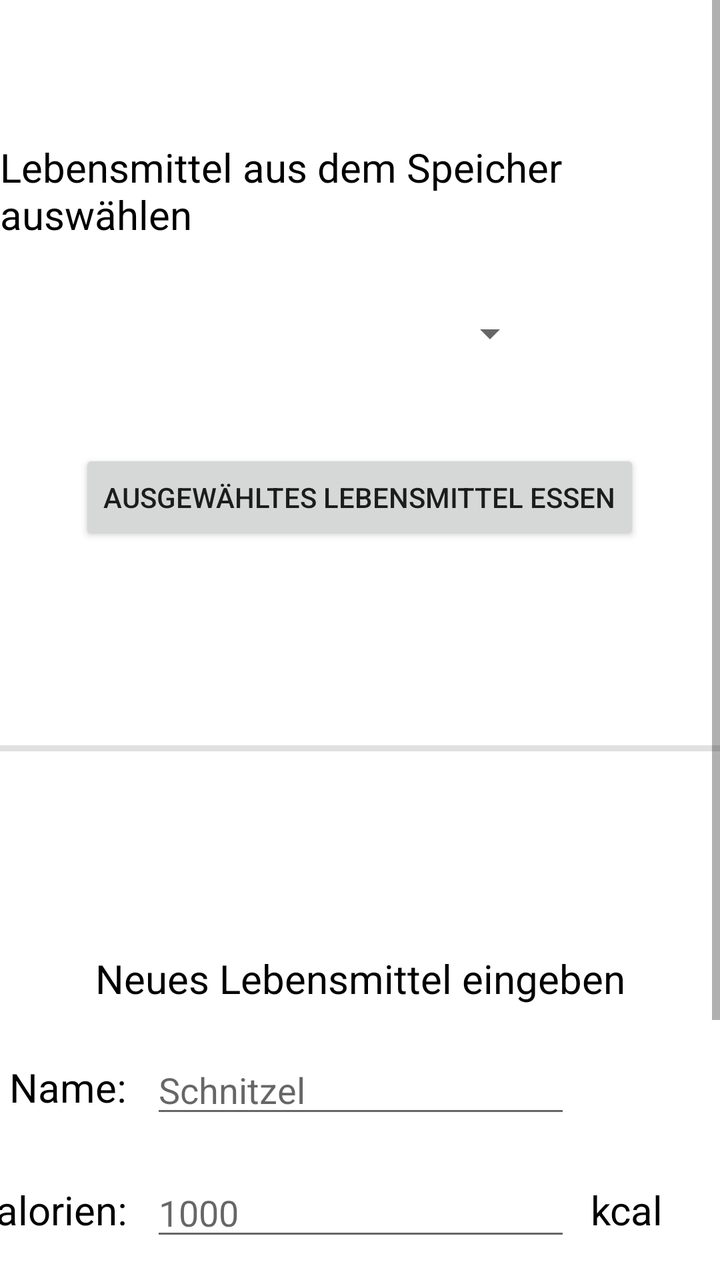
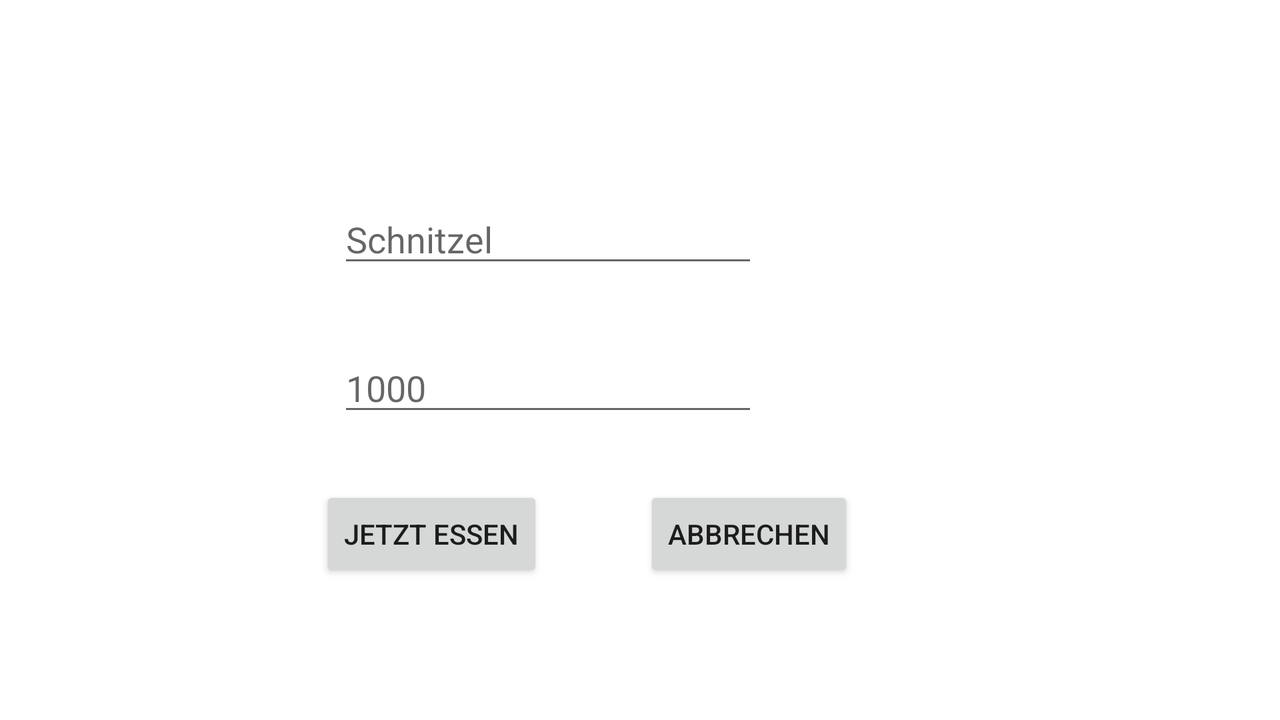

The same Android screen from two of the app's own layout files: first res/layout/ as a phone draws it, then the author's variant for another configuration, drawn on a device whose configuration selects that folder. Both files follow.
<!-- AndroidManifest.xml: application theme Theme.CalorieCounter -->
<!-- res/layout/fragment_eat.xml -->
<?xml version="1.0" encoding="utf-8"?>
<ScrollView
    xmlns:android="http://schemas.android.com/apk/res/android"
    xmlns:app="http://schemas.android.com/apk/res-auto"
    xmlns:tools="http://schemas.android.com/tools"
    android:layout_width="match_parent"
    android:layout_height="match_parent"
    android:fillViewport="true"
    >
<androidx.constraintlayout.widget.ConstraintLayout
    android:layout_width="match_parent"
    android:layout_height="match_parent"
    tools:context=".fragments.EatFragment">


    <EditText
        android:id="@+id/fragment_eat_input_name"
        android:layout_width="wrap_content"
        android:layout_height="wrap_content"
        android:layout_marginTop="20dp"
        android:ems="10"
        android:hint="@string/fragment_eat_input_name"
        android:inputType="textPersonName"
        app:layout_constraintEnd_toEndOf="@+id/fragment_eat_textView_newMealInputHeading"
        app:layout_constraintStart_toStartOf="@+id/fragment_eat_textView_newMealInputHeading"
        app:layout_constraintTop_toBottomOf="@+id/fragment_eat_textView_newMealInputHeading" />

    <EditText
        android:id="@+id/fragment_eat_input_calories"
        android:layout_width="wrap_content"
        android:layout_height="wrap_content"
        android:layout_marginTop="20dp"
        android:ems="10"
        android:hint="@string/fragment_eat_input_calories"
        android:inputType="number"
        app:layout_constraintEnd_toEndOf="@+id/fragment_eat_input_name"
        app:layout_constraintStart_toStartOf="@+id/fragment_eat_input_name"
        app:layout_constraintTop_toBottomOf="@+id/fragment_eat_input_name" />

    <TextView
        android:id="@+id/fragment_eat_textView_inputCaloriesLabel"
        android:layout_width="wrap_content"
        android:layout_height="wrap_content"
        android:layout_marginEnd="12dp"
        android:text="@string/fragment_eat_textView_inputCaloriesLabel"
        android:textColor="#000000"
        android:textSize="20sp"
        app:layout_constraintBottom_toBottomOf="@+id/fragment_eat_input_calories"
        app:layout_constraintEnd_toStartOf="@+id/fragment_eat_input_calories"
        app:layout_constraintTop_toTopOf="@+id/fragment_eat_input_calories" />

    <Button
        android:id="@+id/fragment_eat_button_eatNow"
        android:layout_width="wrap_content"
        android:layout_height="wrap_content"
        android:layout_marginTop="32dp"
        android:text="@string/fragment_eat_button_eatNow"
        app:layout_constraintEnd_toEndOf="@+id/fragment_eat_input_calories"
        app:layout_constraintStart_toStartOf="@+id/fragment_eat_input_calories"
        app:layout_constraintTop_toBottomOf="@+id/fragment_eat_input_calories" />

    <Button
        android:id="@+id/fragment_eat_button_cancel"
        android:layout_width="wrap_content"
        android:layout_height="wrap_content"
        android:layout_marginTop="50dp"
        android:text="@string/fragment_eat_button_cancel"
        app:layout_constraintEnd_toEndOf="@+id/fragment_eat_button_eatNow"
        app:layout_constraintStart_toStartOf="@+id/fragment_eat_button_eatNow"
        app:layout_constraintTop_toBottomOf="@+id/fragment_eat_button_eatNow" />

    <TextView
        android:id="@+id/fragment_eat_textView_inputNameLabel"
        android:layout_width="wrap_content"
        android:layout_height="wrap_content"
        android:layout_marginEnd="12dp"
        android:text="@string/fragment_eat_textView_inputNameLabel"
        android:textColor="#000000"
        android:textSize="20sp"
        app:layout_constraintBottom_toBottomOf="@+id/fragment_eat_input_name"
        app:layout_constraintEnd_toStartOf="@+id/fragment_eat_input_name"
        app:layout_constraintTop_toTopOf="@+id/fragment_eat_input_name" />

    <TextView
        android:id="@+id/fragment_eat_textView_newMealInputHeading"
        android:layout_width="wrap_content"
        android:layout_height="wrap_content"
        android:layout_marginTop="100dp"
        android:text="@string/fragment_eat_textView_newMealInputHeading"
        android:textColor="#000000"
        android:textSize="20sp"
        app:layout_constraintEnd_toEndOf="@+id/fragment_eat_divider"
        app:layout_constraintStart_toStartOf="@+id/fragment_eat_divider"
        app:layout_constraintTop_toBottomOf="@+id/fragment_eat_divider" />

    <TextView
        android:id="@+id/fragment_eat_textView_spinnerHeader"
        android:layout_width="wrap_content"
        android:layout_height="wrap_content"
        android:layout_marginTop="70dp"
        android:text="@string/fragment_eat_textView_spinnerHeader"
        android:textColor="#000000"
        android:textSize="20sp"
        app:layout_constraintEnd_toEndOf="parent"
        app:layout_constraintStart_toStartOf="parent"
        app:layout_constraintTop_toTopOf="parent" />

    <Button
        android:id="@+id/fragment_eat_button_eatNowStorageMeal"
        android:layout_width="wrap_content"
        android:layout_height="wrap_content"
        android:layout_marginTop="32dp"
        android:text="@string/fragment_eat_button_eatNowStorageMeal"
        app:layout_constraintEnd_toEndOf="@+id/fragment_eat_spinner"
        app:layout_constraintHorizontal_bias="0.503"
        app:layout_constraintStart_toStartOf="@+id/fragment_eat_spinner"
        app:layout_constraintTop_toBottomOf="@+id/fragment_eat_spinner" />

    <Spinner
        android:id="@+id/fragment_eat_spinner"
        android:layout_width="178dp"
        android:layout_height="52dp"
        android:layout_marginTop="20dp"
        app:layout_constraintEnd_toEndOf="@+id/fragment_eat_textView_spinnerHeader"
        app:layout_constraintStart_toStartOf="@+id/fragment_eat_textView_spinnerHeader"
        app:layout_constraintTop_toBottomOf="@+id/fragment_eat_textView_spinnerHeader" />

    <View
        android:id="@+id/fragment_eat_divider"
        android:layout_width="match_parent"
        android:layout_height="3dp"
        android:layout_marginTop="100dp"
        android:background="?android:attr/listDivider"
        app:layout_constraintEnd_toEndOf="@+id/fragment_eat_button_eatNowStorageMeal"
        app:layout_constraintStart_toStartOf="@+id/fragment_eat_button_eatNowStorageMeal"
        app:layout_constraintTop_toBottomOf="@+id/fragment_eat_button_eatNowStorageMeal" />

    <TextView
        android:id="@+id/fragment_eat_textView_kcalLabel"
        android:layout_width="wrap_content"
        android:layout_height="wrap_content"
        android:layout_marginStart="10dp"
        android:text="@string/fragment_eat_textView_kcalLabel"
        android:textColor="#000000"
        android:textSize="20sp"
        app:layout_constraintBottom_toBottomOf="@+id/fragment_eat_input_calories"
        app:layout_constraintStart_toEndOf="@+id/fragment_eat_input_calories"
        app:layout_constraintTop_toTopOf="@+id/fragment_eat_input_calories" />

</androidx.constraintlayout.widget.ConstraintLayout>
</ScrollView>
<!-- resources referenced by this layout -->
<resources>
  <string name="fragment_eat_button_cancel">Abbrechen</string>
  <string name="fragment_eat_button_eatNow">Neues Lebensmittel essen</string>
  <string name="fragment_eat_button_eatNowStorageMeal">ausgewähltes Lebensmittel essen</string>
  <string name="fragment_eat_input_calories" translatable="false">1000</string>
  <string name="fragment_eat_input_name" translatable="false">Schnitzel</string>
  <string name="fragment_eat_textView_inputCaloriesLabel">Kalorien:</string>
  <string name="fragment_eat_textView_inputNameLabel">Name:</string>
  <string name="fragment_eat_textView_kcalLabel" translatable="false">kcal</string>
  <string name="fragment_eat_textView_newMealInputHeading">Neues Lebensmittel eingeben</string>
  <string name="fragment_eat_textView_spinnerHeader">Lebensmittel aus dem Speicher auswählen</string>
  <style name="Theme.CalorieCounter" parent="Theme.MaterialComponents.DayNight.DarkActionBar">
          
          <item name="colorPrimary">@color/purple_500</item>
          <item name="colorPrimaryVariant">@color/purple_700</item>
          <item name="colorOnPrimary">@color/white</item>
          
          <item name="colorSecondary">@color/teal_200</item>
          <item name="colorSecondaryVariant">@color/teal_700</item>
          <item name="colorOnSecondary">@color/black</item>
          
          <item name="android:statusBarColor" tools:targetApi="l">?attr/colorPrimaryVariant</item>
          
      </style>
</resources>
<!-- res/layout-land/fragment_eat.xml (the author's variant of the layout above) -->
<!-- drawn on the phone turned sideways -->
<?xml version="1.0" encoding="utf-8"?>
<androidx.constraintlayout.widget.ConstraintLayout xmlns:android="http://schemas.android.com/apk/res/android"
    xmlns:app="http://schemas.android.com/apk/res-auto"
    xmlns:tools="http://schemas.android.com/tools"
    android:layout_width="match_parent"
    android:layout_height="match_parent"
    tools:context=".fragments.EatFragment">

    <EditText
        android:id="@+id/fragment_eat_input_calories"
        android:layout_width="wrap_content"
        android:layout_height="wrap_content"
        android:layout_marginBottom="30dp"
        android:ems="10"
        android:hint="1000"
        android:inputType="number"
        app:layout_constraintBottom_toTopOf="@+id/fragment_eat_button_eatNow"
        app:layout_constraintStart_toStartOf="@+id/fragment_eat_input_name" />

    <EditText
        android:id="@+id/fragment_eat_input_name"
        android:layout_width="wrap_content"
        android:layout_height="wrap_content"
        android:layout_marginEnd="48dp"
        android:layout_marginBottom="33dp"
        android:ems="10"
        android:hint="Schnitzel"
        android:inputType="textPersonName"
        app:layout_constraintBottom_toTopOf="@+id/fragment_eat_input_calories"
        app:layout_constraintEnd_toEndOf="@+id/fragment_eat_button_cancel" />

    <Button
        android:id="@+id/fragment_eat_button_eatNow"
        android:layout_width="wrap_content"
        android:layout_height="wrap_content"
        android:layout_marginStart="160dp"
        android:layout_marginBottom="69dp"
        android:text="Jetzt essen"
        app:layout_constraintBottom_toBottomOf="parent"
        app:layout_constraintStart_toStartOf="parent" />

    <Button
        android:id="@+id/fragment_eat_button_cancel"
        android:layout_width="wrap_content"
        android:layout_height="wrap_content"
        android:layout_marginTop="30dp"
        android:layout_marginEnd="213dp"
        android:text="Abbrechen"
        app:layout_constraintEnd_toEndOf="parent"
        app:layout_constraintTop_toBottomOf="@+id/fragment_eat_input_calories" />

</androidx.constraintlayout.widget.ConstraintLayout>
<!-- resources referenced by the variant -->
<!-- as the phone turned sideways resolves them -->
<resources>
  <style name="Theme.CalorieCounter" parent="Theme.MaterialComponents.DayNight.DarkActionBar">
          
          <item name="colorPrimary">@color/purple_500</item>
          <item name="colorPrimaryVariant">@color/purple_700</item>
          <item name="colorOnPrimary">@color/white</item>
          
          <item name="colorSecondary">@color/teal_200</item>
          <item name="colorSecondaryVariant">@color/teal_700</item>
          <item name="colorOnSecondary">@color/black</item>
          
          <item name="android:statusBarColor" tools:targetApi="l">?attr/colorPrimaryVariant</item>
          
      </style>
</resources>
